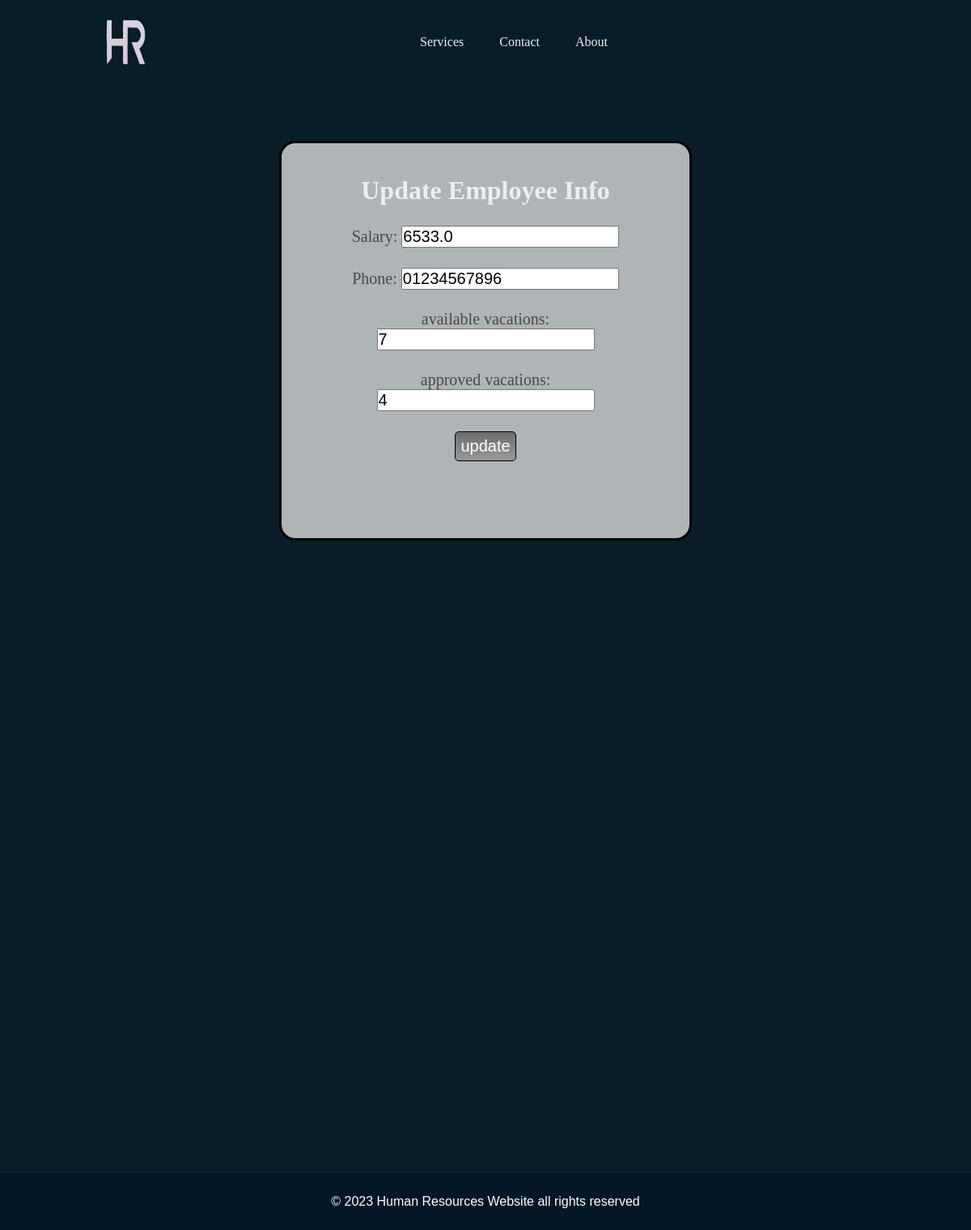
Before: /updating/110/edit with the older database file.
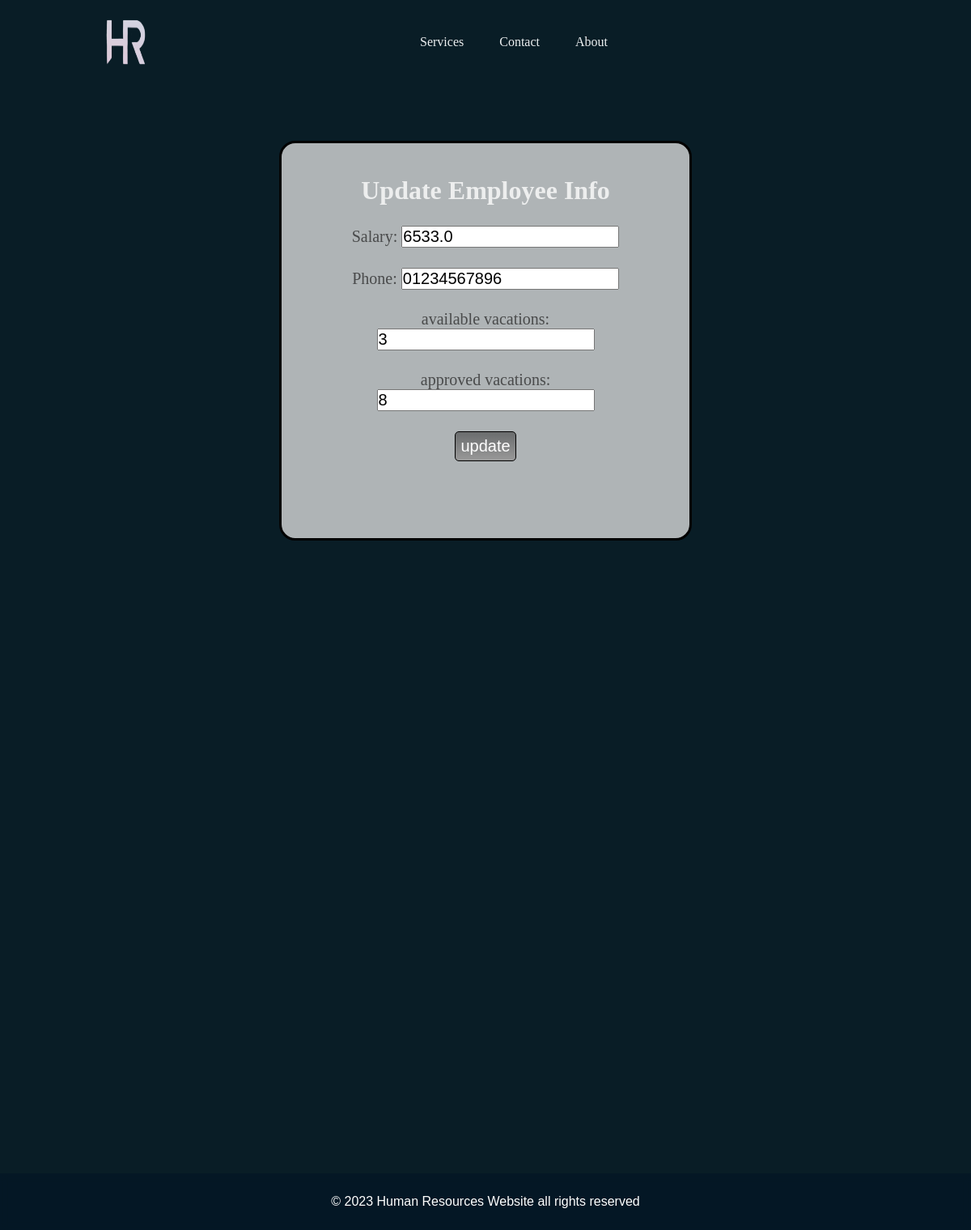
After: the same page with the newer database file.
### HR/models.py (models this page shows, shortened)
class Employee(models.Model)  :
    email       =models.EmailField(verbose_name="email", max_length=50,unique=True)
    accId       =models.IntegerField(default=0,unique=True)
    Name    =models.CharField(max_length=20)
    address    =models.CharField(max_length=500,null=True)
    GENDER_CHOICES = (
        ('M', 'Male'),
        ('F', 'Female')
    )
    gender = models.CharField(max_length=1,null=True,choices=GENDER_CHOICES)
    salary      =models.FloatField(default=0,verbose_name="Salary")
    phone       =models.CharField(max_length=11, verbose_name="Phone_Number",null=True)
    Birth_date         =models.DateField(null=True)
    availableVac=models.IntegerField(default=0)
    approvedVac =models.IntegerField(default=0)

### HR/views.py (the view, shortened to what this page needs)
# urls.py: path("updating/<int:pk>/edit", employee_update.as_view(), name="updating"),
class employee_update(UpdateView):
    template_name = "update.html"
    model = Employee
    fields = ["salary", "phone", "availableVac", "approvedVac"]

### templates/update.html (shortened to what this page needs)
<!DOCTYPE html>
{%extends "base.html"%}
{% load static %}
{% block content %}
	<head>
		<link rel="stylesheet" href="https://cdnjs.cloudflare.com/ajax/libs/font-awesome/4.7.0/css/font-awesome.min.css">
		<link rel="stylesheet" href="https://cdnjs.cloudflare.com/ajax/libs/font-awesome/6.4.0/css/all.min.css"
 />
		<link rel="stylesheet" href="{% static 'css/navBarStyle.css' %}">
		<link rel="stylesheet" href="{% static 'css/Login_Create.css' %}">
		<link rel="stylesheet" href="{% static 'css/sideNavBar.css' %}">
	</head>
	<body>
		<form class="create-form" action="{% url 'updating' employee.pk %}" method = "post">
			<h1>Update Employee Info</h1>
			<div class="section">
				<label for="salary"> Salary: </label>
				<input type="text" id="salary" name="salary" value="{{ employee.salary }}">
			</div>
			<div class="section">
				<label for="phone"> Phone: </label>
				<input type="text" id="phone" name="phone" value="{{ employee.phone }}">
			</div>
			<div class="section">
				<label for="availableVac"> available vacations: </label>
				<input type="text" id="availableVac" name="availableVac" value="{{ employee.availableVac }}">
			</div>
			<div class="section">
				<label for="approvedVac"> approved vacations: </label>
				<input type="text" id="approvedVac" name="approvedVac" value="{{ employee.approvedVac }}">
			</div>
			<div class="section">
				<input class="submit" type="submit" value="update">
			</div>
		</form>
		<footer>
			&copy; 2023 Human Resources Website all rights reserved
		</footer>
</body>
{% endblock content %}

Changed rows visible on the page:
changed Employee: availableVac "7" → "3"; approvedVac "4" → "8"
